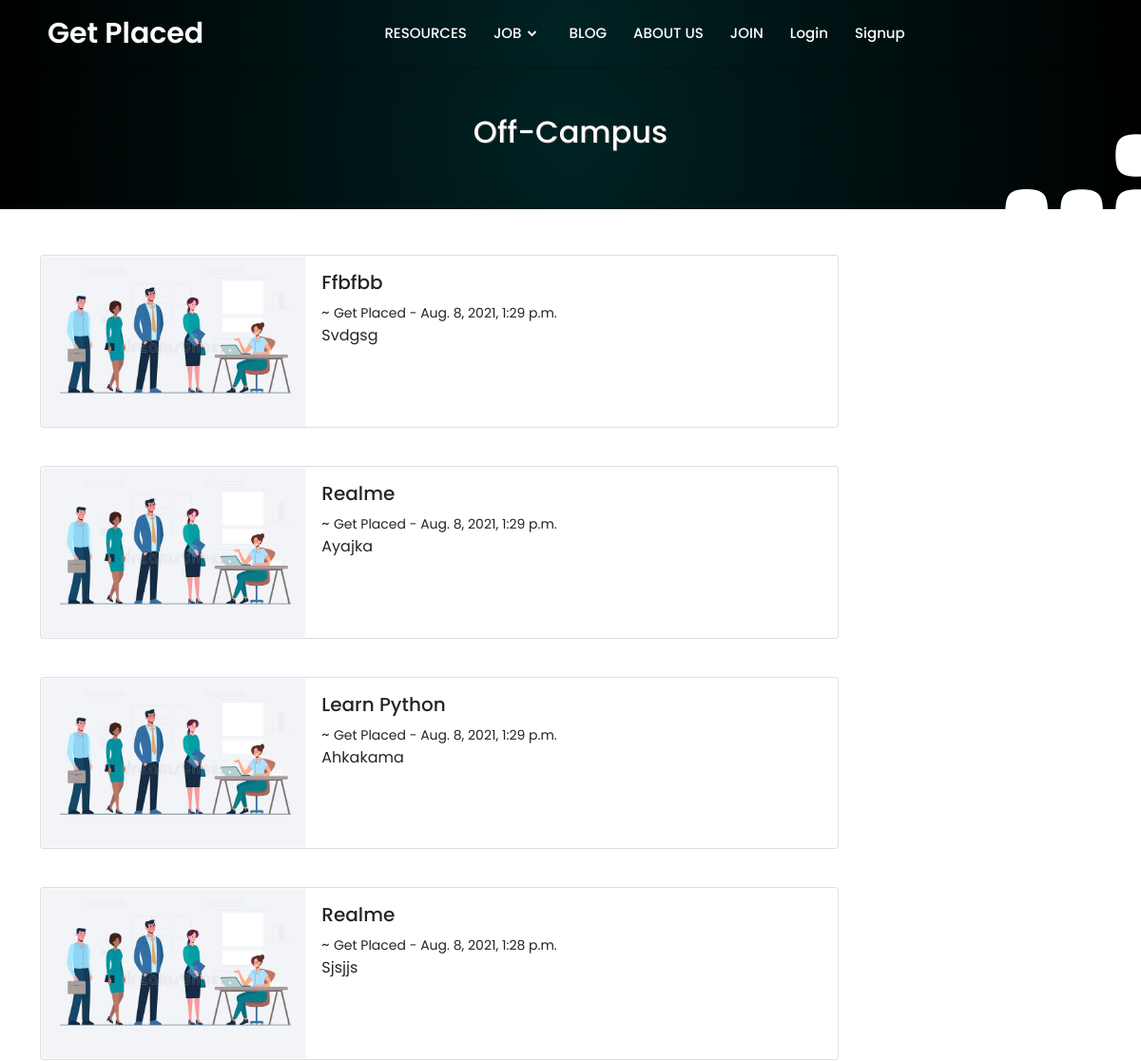
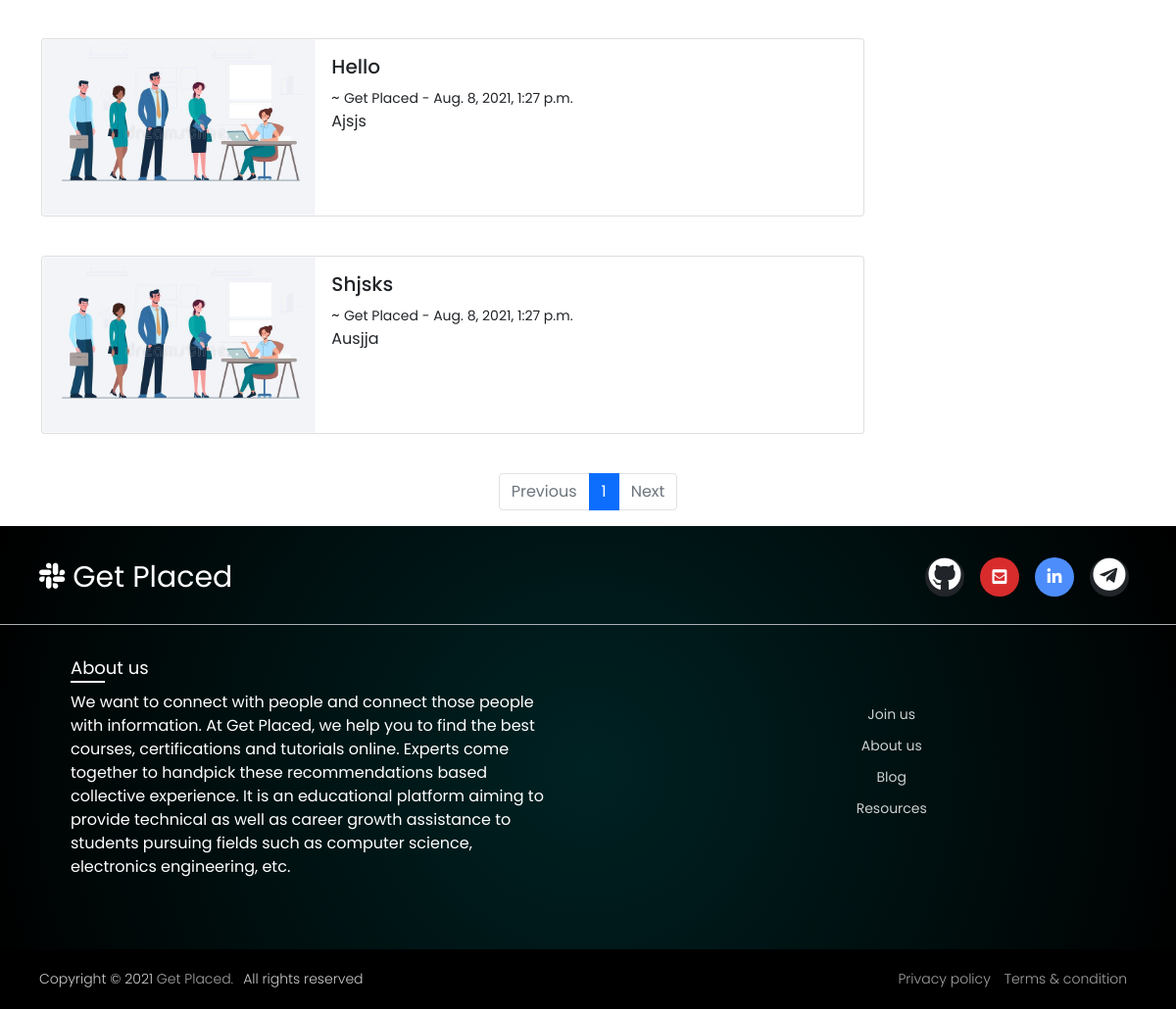
/off-campus/, run on the app's committed database (2 pictures, top to bottom).
### app/models.py (models this page shows, shortened)
class Placement_Company_Detail(models.Model):
    title = models.CharField(max_length=255)
    Company_image = models.ImageField(null=True, blank=True, upload_to="images/")
    author = models.ForeignKey(User, on_delete=models.CASCADE)
    Job_Description = RichTextField(blank=True,null=True)
    snippet = models.TextField(max_length=255)
    post_date = models.DateTimeField(auto_now_add=True)
    job_type = models.CharField(choices=Job_Type,max_length=50)
    apply_link = models.URLField(max_length=128)

### app/views.py (the view)
# urls.py: path('off-campus/',views.OffCampusView,name="off-campus"),
def OffCampusView(request):
    data = Placement_Company_Detail.objects.filter(job_type='Off-Drive').order_by('-post_date')
    paginator = Paginator(data, 8)
    page_number = request.GET.get('page')
    page_obj = paginator.get_page(page_number)
    return render(request, 'app/OffCampusJob.html',context={'page_obj':page_obj})

### app/templates/app/OffCampusJob.html (shortened to what this page needs)
{% extends "app/base.html" %}
{% load static %}
{% block main-content %}
<div class="heading-job">
  <div class="curl">
    <h2 class="text-center">Off-Campus</h2>
  </div>
</div>
{% if page_obj %}
<div class="mt-5">
    {% for item in page_obj %}
       <div class="container ">
        <div class="card mb-3" style="max-width: 840px;">
            <div class="row g-0" href="{% url 'Job_Description' item.pk %}">
                <div class="col-md-4">
                {% if item.Company_image %}
                    <img class="img-fluid rounded-start" src="{{item.Company_image.url}}">
                {% else %}
                    <img class="img-fluid rounded-start" src="{% static "app/images/default.jpg" %}">
                {% endif %}
                </div>
                <div class="col-md-8">
                    <div class="card-body">
                        <h5 class="card-title"> <a href="{% url 'Job_Description' item.pk %}" class="text-decoration-none text-dark">{{ item.title|capfirst}}</a></h5> ~
                        <small class="card-title">{{item.author.first_name|capfirst}}
                        {{item.author.last_name|capfirst}} - {{item.post_date}}</small>
                        <p class="card-text">{{item.snippet}}</p>
                    </div>
                </div>
            </div>
        </div>
    </div>
   </div>
<br>
    {% endfor %}
        <ul class="pagination justify-content-center">
        {% if page_obj.has_previous %}
            <li class="page-item">
            <a class="page-link text" href="?page={{ page_obj.previous_page_number }}">Previous</a>
          </li>
        {% else %}
            <li class="page-item disabled">
            <a class="page-link text" href="#" tabindex="-1" aria-disabled="true">Previous</a>
          </li>
        {% endif %}
        {% for i in page_obj.paginator.page_range %}
            {% if page_obj.number == i %}
                <li class="page-item active" aria-current="page">
              <span class="page-link">
                {{ i }}
              </span>
            </li>
            {% elif i > page_obj.number|add:'-5' and i < page_obj.number|add:'5' %}
                 <li class="page-item"><a class="page-link" href="?page={{ i }}">{{ i }}</a></li>
            {% endif %}
        {% endfor %}
        {% if page_obj.has_next %}
            <li class="page-item">
            <a class="page-link" href="?page={{ page_obj.next_page_number }}">Next</a>
          </li>
        {% else %}
            <li class="page-item disabled">
            <a class="page-link" href="#" tabindex="-1" aria-disabled="true">Next</a>
          </li>
        {% endif %}
      </ul>
{% else %}
 <p class="font-italic m-3 p-3">No Post found!!! :(</p>
{% endif %}
{% endblock main-content %}

### app/static/app/css/app.css (style rules this page uses)
* { margin: 0; padding: 0; box-sizing: border-box; font-family: 'Poppins', sans-serif; }
body { margin-top: 70px !important; }

### app/static/app/css/profile.css (style rules this page uses)
.heading-job { width: 100%; height: 150px; padding: 50px; color: #FFF; text-shadow: 1px 1px 1px #333; background-image: url("../images/about.svg"), radial-gradient(circle,rgb(0, 34, 35),black); background-repeat: no-repeat; background-position: right bottom; padding-top: 50px; }

### data on the page
Placement_Company_Detail: title "Ffbfbb", author.first_name "Get", author.last_name "Placed", post_date "Aug. 8, 2021, 1:29 p.m.", snippet "Svdgsg"
Placement_Company_Detail: title "Realme", author.first_name "Get", author.last_name "Placed", post_date "Aug. 8, 2021, 1:29 p.m.", snippet "Ayajka"
Placement_Company_Detail: title "Learn Python", author.first_name "Get", author.last_name "Placed", post_date "Aug. 8, 2021, 1:29 p.m.", snippet "Ahkakama"
Placement_Company_Detail: title "Realme", author.first_name "Get", author.last_name "Placed", post_date "Aug. 8, 2021, 1:28 p.m.", snippet "Sjsjjs"
Placement_Company_Detail: title "Hello", author.first_name "Get", author.last_name "Placed", post_date "Aug. 8, 2021, 1:27 p.m.", snippet "Ajsjs"
Placement_Company_Detail: title "Shjsks", author.first_name "Get", author.last_name "Placed", post_date "Aug. 8, 2021, 1:27 p.m.", snippet "Ausjja"

### other printed values
{{ i }} "1"
